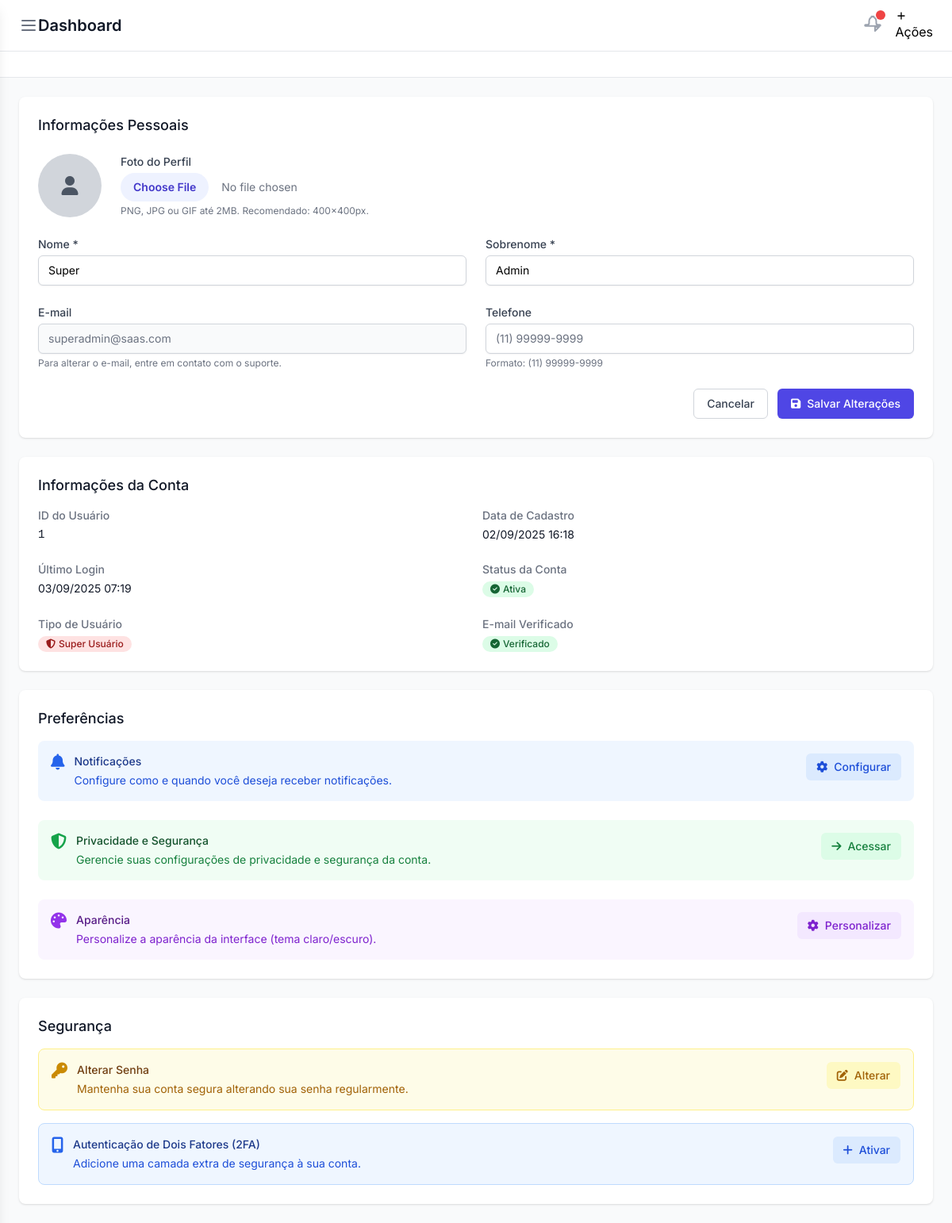
Page /user-panel/profile/settings/ (signed in) on the earlier database version.
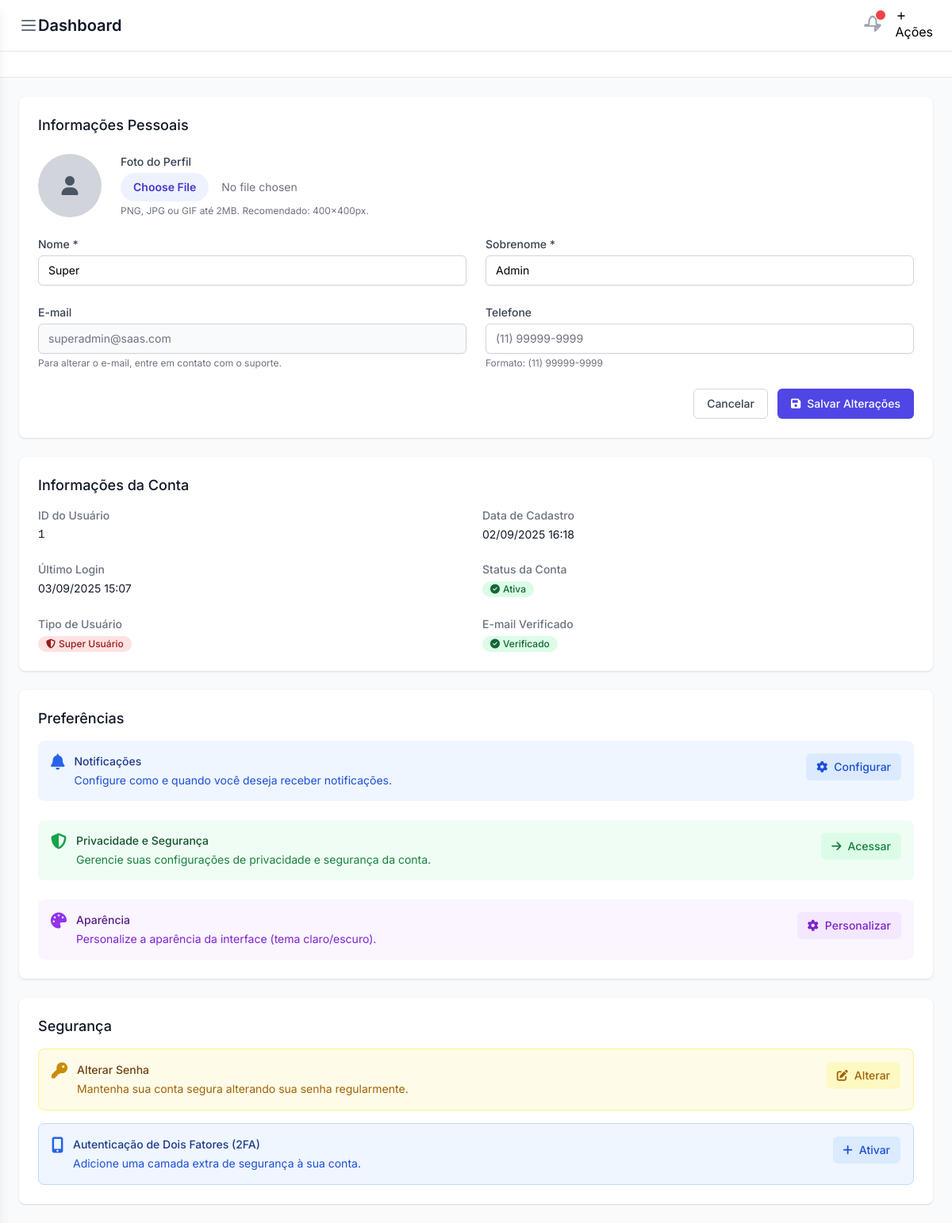
Same page on the later database version.
### users/models.py (models this page shows, shortened)
class User(AbstractUser):
    STATUS_CHOICES = [
        ('active', _('Ativo')),
        ('inactive', _('Inativo')),
        ('pending', _('Pendente')),
        ('suspended', _('Suspenso')),
    ]
    USER_TYPE_CHOICES = [
        ('user', _('Usuário Comum')),
        ('admin', _('Administrador')),
        ('superadmin', _('Super Administrador')),
    ]
    email = models.EmailField(_('Email'), unique=True)
    phone = models.CharField(_('Telefone'), max_length=20, blank=True, null=True)
    avatar = models.ImageField(
        _('Avatar'),
        upload_to='avatars/',
        blank=True,
        null=True,
        help_text=_('Imagem de perfil do usuário')
    )
    status = models.CharField(
        _('Status'),
        max_length=20,
        choices=STATUS_CHOICES,
        default='active'
    )
    user_type = models.CharField(
        _('Tipo de Usuário'),
        max_length=20,
        choices=USER_TYPE_CHOICES,
        default='user'
    )
    created_at = models.DateTimeField(_('Criado em'), auto_now_add=True)
    updated_at = models.DateTimeField(_('Atualizado em'), auto_now=True)
    last_login_ip = models.GenericIPAddressField(
        _('Último IP de login'),
        blank=True,
        null=True
    )
    email_verified = models.BooleanField(_('Email verificado'), default=False)
    phone_verified = models.BooleanField(_('Telefone verificado'), default=False)
    failed_login_attempts = models.PositiveIntegerField(
        _('Tentativas de login falhadas'),
        default=0
    )
    locked_until = models.DateTimeField(
        _('Bloqueado até'),
        blank=True,
        null=True
    )
    is_deleted = models.BooleanField(
        _('Deletado'),
        default=False,
        help_text=_('Indica se o usuário foi deletado (soft delete)')
    )
    deleted_at = models.DateTimeField(
        _('Deletado em'),
        blank=True,
        null=True
    )
    USERNAME_FIELD = 'email'
    REQUIRED_FIELDS = ['username', 'first_name', 'last_name']
    objects = UserManager()  # Manager padrão que filtra usuários não deletados
    all_objects = models.Manager()  # Manager que retorna todos os usuários
    class Meta:
        verbose_name = _('Usuário')
        verbose_name_plural = _('Usuários')
        ordering = ['-created_at']
    def get_full_name(self):
        return f"{self.first_name} {self.last_name}".strip() or self.username
    def delete(self, *args, **kwargs):
        """Override do delete padrão para usar soft delete"""
        self.soft_delete()

### user_panel/views.py (the view, shortened to what this page needs)
# urls.py: path('profile/settings/', views.profile_settings, name='profile_settings'),
@login_required
def profile_settings(request):
    user = request.user
    context = {
        'user': user,
    }
    return render(request, 'user_panel/profile/settings.html', context)

### users/models.py (called while the page is built)
    def get_queryset(self):
        return super().get_queryset().filter(is_deleted=False)

### templates/user_panel/profile/settings.html (shortened to what the changed rows need)
{% extends 'user_panel/base.html' %}
{% load static %}
{% block user_content %}
<div class="space-y-6">
    <div class="bg-white shadow rounded-lg">
        <div class="px-4 py-5 sm:p-6">
            <form method="post" enctype="multipart/form-data" class="space-y-6">
                <div class="grid grid-cols-1 gap-6 sm:grid-cols-2">
                    <div>
                        <label for="first_name" class="block text-sm font-medium text-gray-700">
                            Nome *
                        </label>
                        <input type="text" name="first_name" id="first_name" value="{{ user.first_name }}" required
                               class="mt-1 block w-full border-gray-300 rounded-md shadow-sm focus:ring-indigo-500 focus:border-indigo-500 sm:text-sm"
                               placeholder="Digite seu nome">
                    </div>
                    <div>
                        <label for="last_name" class="block text-sm font-medium text-gray-700">
                            Sobrenome *
                        </label>
                        <input type="text" name="last_name" id="last_name" value="{{ user.last_name }}" required
                               class="mt-1 block w-full border-gray-300 rounded-md shadow-sm focus:ring-indigo-500 focus:border-indigo-500 sm:text-sm"
                               placeholder="Digite seu sobrenome">
                    </div>
                </div>
                <div class="grid grid-cols-1 gap-6 sm:grid-cols-2">
                    <div>
                        <label for="email" class="block text-sm font-medium text-gray-700">
                            E-mail
                        </label>
                        <input type="email" name="email" id="email" value="{{ user.email }}" disabled
                               class="mt-1 block w-full border-gray-300 rounded-md shadow-sm bg-gray-50 text-gray-500 sm:text-sm">
                        <p class="mt-1 text-xs text-gray-500">
                            Para alterar o e-mail, entre em contato com o suporte.
                        </p>
                    </div>
                </div>
            </form>
        </div>
    </div>
    <div class="bg-white shadow rounded-lg">
        <div class="px-4 py-5 sm:p-6">
            <dl class="grid grid-cols-1 gap-x-4 gap-y-6 sm:grid-cols-2">
                <div>
                    <dt class="text-sm font-medium text-gray-500">ID do Usuário</dt>
                    <dd class="mt-1 text-sm text-gray-900 font-mono">{{ user.id }}</dd>
                </div>
                <div>
                    <dt class="text-sm font-medium text-gray-500">Data de Cadastro</dt>
                    <dd class="mt-1 text-sm text-gray-900">{{ user.date_joined|date:"d/m/Y H:i" }}</dd>
                </div>
                <div>
                    <dt class="text-sm font-medium text-gray-500">Último Login</dt>
                    <dd class="mt-1 text-sm text-gray-900">
                        {% if user.last_login %}
                            {{ user.last_login|date:"d/m/Y H:i" }}
                        {% else %}
                            Nunca
                        {% endif %}
                    </dd>
                </div>
            </dl>
        </div>
    </div>
</div>
{% endblock %}

Differences in the rows shown:
changed User "Super": last_login "03/09/2025 07:19" → "03/09/2025 15:07"
